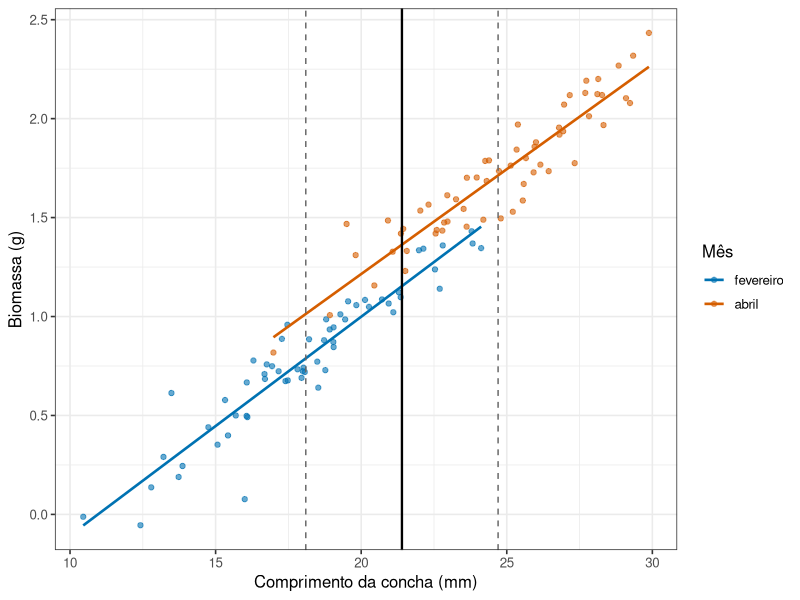

The R source for this figure:
## ---- chunk 1
#| include: false
library(tidyverse)
theme_set(theme_bw(base_size = 12))
## ---- chunk 2
#| echo: false
#| label: fig-covariavel-ajuste
#| fig-cap: "Biomassa em função do comprimento em dois meses. As linhas verticais tracejadas marcam o comprimento médio de cada mês; a linha cheia marca um comprimento comum aos dois."
#| fig-alt: "Gráfico de dispersão com dois grupos de pontos e duas retas paralelas ascendentes. Os pontos de fevereiro se concentram à esquerda, em comprimentos menores, e os de abril à direita."
#| fig-height: 3.8

fev <- tibble(mes = "fevereiro", comprimento = rnorm(60, 18, 2.5))
abr <- tibble(mes = "abril",     comprimento = rnorm(60, 24, 2.5))

moluscos <- bind_rows(fev, abr) |>
  mutate(
    biomassa = -1.2 + 0.11 * comprimento + if_else(mes == "abril", 0.20, 0) + rnorm(120, 0, 0.12),
    mes = fct_relevel(mes, "fevereiro")
  )

medias_mes <- moluscos |>
  group_by(mes) |>
  summarise(comprimento_medio = mean(comprimento))

comprimento_comum <- mean(medias_mes$comprimento_medio)

ggplot(moluscos, aes(x = comprimento, y = biomassa, colour = mes)) +
  geom_point(alpha = 0.6) +
  geom_smooth(method = "lm", se = FALSE, linewidth = 0.9) +
  geom_vline(xintercept = medias_mes$comprimento_medio, linetype = "dashed", colour = "grey40") +
  geom_vline(xintercept = comprimento_comum, linewidth = 0.8) +
  scale_colour_manual(values = c(fevereiro = "#0072B2", abril = "#D55E00")) +
  labs(x = "Comprimento da concha (mm)", y = "Biomassa (g)", colour = "Mês")
